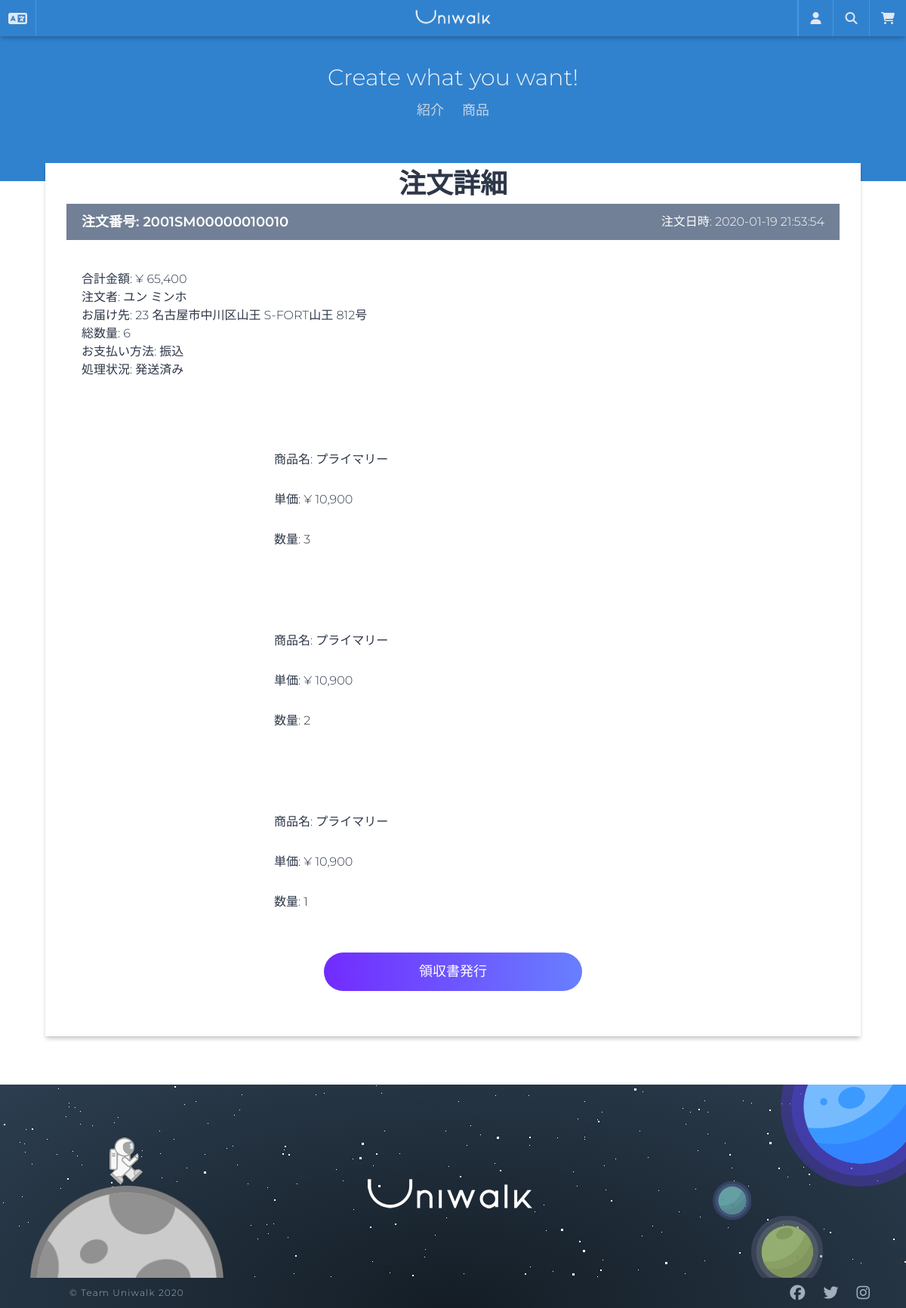
/orders/detail/2001SM00000010010/, run on the app's committed database.
### orders/models.py (models this page shows, shortened)
class Order(models.Model):
    PAYMENT_CARD = "P1"
    PAYMENT_TRANSFER = "P2"
    PAYMENT_CHOICES = ((PAYMENT_CARD, _("クレジットカード")), (PAYMENT_TRANSFER, _("振込")))
    user = models.ForeignKey(
        "users.User",
        related_name="order",
        verbose_name=_("ユーザー"),
        on_delete=models.SET_NULL,
        blank=True,
        null=True,
    )
    guest = models.ForeignKey(
        "users.Guest",
        related_name="order",
        verbose_name=_("ゲスト"),
        on_delete=models.SET_NULL,
        blank=True,
        null=True,
    )
    last_name_recipient = models.CharField(_("姓(ご請求書先)"), max_length=30)
    first_name_recipient = models.CharField(_("名(ご請求書先)"), max_length=30)
    last_name_recipient_kana = models.CharField(_("姓(ご請求書先,カナ)"), max_length=30)
    first_name_recipient_kana = models.CharField(_("名(ご請求書先,カナ)"), max_length=30)
    phone_number_recipient = PhoneNumberField(_("電話番号(ご請求書先)"), max_length=15)
    postal_code_recipient = models.CharField(_("郵便番号(ご請求書先)"), max_length=7)
    prefecture_recipient = JPPrefectureField(_("都道府県(ご請求書先)"), max_length=2)
    address_city_recipient = models.CharField(_("市区町村(ご請求書先)"), max_length=40)
    address_detail_recipient = models.CharField(_("建物名・部屋番号(ご請求書先)"), max_length=40)
    last_name_orderer = models.CharField(_("姓(お届け先)"), max_length=30)
    first_name_orderer = models.CharField(_("名(お届け先)"), max_length=30)
    last_name_orderer_kana = models.CharField(_("姓(カナ, お届け先)"), max_length=30)
    first_name_orderer_kana = models.CharField(_("名(カナ, お届け先)"), max_length=30)
    phone_number_orderer = PhoneNumberField(_("電話番号(お届け先)"), max_length=15)
    postal_code_orderer = models.CharField(_("郵便番号(お届け先)"), max_length=7)
    prefecture_orderer = JPPrefectureField(_("都道府県(お届け先)"), max_length=2)
    address_city_orderer = models.CharField(_("市区町村(お届け先)"), max_length=40)
    address_detail_orderer = models.CharField(_("建物名・部屋番号(お届け先)"), max_length=40)
    order_date = models.DateTimeField(_("注文日時"), auto_now_add=True)
    payment = models.CharField(_("支払方法"), max_length=2, choices=PAYMENT_CHOICES)
    stripe_charge_id = models.CharField(max_length=50, blank=True, null=True)
    step = models.ForeignKey(
        "Step",
        related_name="order",
        verbose_name=_("対応状況"),
        on_delete=models.SET_NULL,
        blank=True,
        null=True,
    )
    amount = models.DecimalField(_("支払総額"), decimal_places=0, max_digits=10)
    order_number = models.CharField(
        max_length=40, default=create_order_number, blank=True, null=True
    )
    order_code = models.CharField(_("注文番号"), max_length=40, blank=True, null=True)
    class Meta:
        ordering = ("-order_date",)
        verbose_name = _("注文")
        verbose_name_plural = _("注文")
    def count_items_all(self):
        count = 0
        for order_item in self.order_items.all():
            count += order_item.quantity
        return count

class OrderItem(models.Model):
    order = models.ForeignKey(
        "Order",
        verbose_name=_("注文アイテム"),
        related_name="order_items",
        on_delete=models.CASCADE,
    )
    product = models.ForeignKey(
        "products.Product",
        verbose_name=_("商品"),
        related_name="order_items",
        on_delete=models.SET_NULL,
        null=True,
        blank=True,
    )
    quantity = models.IntegerField(_("数量"))
    price = models.DecimalField(_("単価"), decimal_places=0, max_digits=6)
    front = models.ImageField(_("正面"), upload_to="orders")
    side = models.ImageField(_("側面"), upload_to="orders")
    up = models.ImageField(_("上面"), upload_to="orders")
    down = models.ImageField(_("下面"), upload_to="orders")
    customize_code = models.CharField(_("カスタマイズデザインコード"), max_length=11)

class Step(models.Model):
    step_code = models.CharField(max_length=3)
    step_name = models.CharField(max_length=20)
    def __str__(self):
        return self.step_name
    class Meta:
        ordering = ("step_code",)
        verbose_name = _("対応")
        verbose_name_plural = _("対応")

### products/models.py (models this page shows, shortened)
class Product(core_models.TimeStampedModel):
    name = models.CharField(_("商品名"), max_length=50)
    category = models.ForeignKey(
        "Category",
        verbose_name=_("商品カテゴリー"),
        related_name="product",
        on_delete=models.CASCADE,
    )
    price = models.DecimalField(_("価格"), decimal_places=0, max_digits=6)
    description = models.TextField(_("詳細説明"))
    is_active = models.BooleanField(_("販売中"), null=False, default=True)
    product_number = models.CharField(
        _("番号"), max_length=40, default=create_product_code, blank=True, null=True
    )
    product_code = models.CharField(_("商品番号"), max_length=40, blank=True, null=True)
    def __str__(self):
        return self.name
    def total_rating(self):
        all_reviews = self.reviews.all()
        all_ratings = 0
        if len(all_reviews) > 0:
            for review in all_reviews:
                all_ratings += review.rate
            return round(all_ratings / len(all_reviews), 2)
        return 0
    total_rating.short_description = _("評点")
    class Meta:
        ordering = ("-created",)
        verbose_name = _("商品")
        verbose_name_plural = _("商品")

### orders/views.py (the view, shortened to what this page needs)
# urls.py: path("detail/<str:order_code>/", views.OrderDetailView.as_view(), name="detail"),
class OrderDetailView(DetailView):
    template_name = "orders/search-order-detail.html"
    context_object_name = "order"
    slug_field = 'order_code'
    slug_url_kwarg = 'order_code'
    def get_queryset(self):
        order_code = self.kwargs.get("order_code")
        try:
            return models.Order.objects.filter(order_code=order_code)
        except models.Order.DoesNotExist:
            return None

### carts/context_processors.py (called while the page is built)
def counter(request):
    item_count = 0
    if "admin" in request.META["PATH_INFO"]:
        return {}
    else:
        try:
            cart = Cart.objects.get(session_key=_session_key(request))
            cart_items = CartItem.objects.all().filter(cart=cart, active=True)
            for cart_item in cart_items:
                item_count += cart_item.quantity
        except Cart.DoesNotExist:
            item_count = 0
    return dict(item_count=item_count)

### carts/views.py (called while the page is built)
def _session_key(request):
    cart = request.session.session_key
    if not cart:
        cart = request.session.create()
    return cart

### templates/orders/search-order-detail.html (shortened to what this page needs)
{% extends "base.html" %}
{% load i18n humanize %}
{% block content %}
<div class="container mx-auto mt-10">
    <h2 class="text-center text-4xl font-bold">
        {% trans '注文詳細' %}
    </h2>
    <div class="container mx-auto flex">
        <div class="w-full mb-10 overflow-hidden shadow-md">
            <form method="POST" class="w-full h-full">
                <div class="w-full flex items-center justify-between bg-gray-600 h-12 text-white px-5">
                    <h3 class="font-semibold text-lg">注文番号: {{ order.order_code }}</h3>
                    <span class="">注文日時: {{ order.order_date|date:'Y-m-d H:i:s' }}</span>
                </div>
                <div class="flex flex-no-wrap py-10 px-5">
                    <div class="w-3/4 flex flex-col justify-around">
                        <div>合計金額: &yen; {{ order.amount | intcomma }}</div>
                        <div>注文者: {{ order.last_name_orderer }} {{ order.first_name_orderer }}</div>
                        <div>お届け先: {{ order.get_prefecture_recipient_display }} {{ order.address_city_recipient }}
                            {{ order.address_detail_recipient }}</div>
                        <div>総数量: {{ order.count_items_all }}</div>
                        <div>お支払い方法: {{ order.get_payment_display }}</div>
                        <div>処理状況: {{ order.step }}</div>
                    </div>
                </div>
                {% for order_item in order.order_items.all %}
                <div class="flex flex-no-wrap py-10 px-5">
                    <div style="background-image: url('{{ order_item.front.url }}');"
                        class="w-1/4 h-40 bg-cover bg-center mr-3">
                    </div>
                    <div class="w-3/4 flex flex-col justify-around">
                        <div>商品名: {{ order_item.product }}</div>
                        <div>単価: &yen; {{ order_item.price | intcomma }}</div>
                        <div>数量: {{ order_item.quantity }}</div>
                    </div>
                </div>
                {% endfor %}
                <div class="w-full flex justify-around mb-5">
                    {% if order.step.step_code != "T01" and order.step.step_code != "T02" and order.step.step_code != "T99" %}
                    <a href="{% url 'orders:receipt' order.order_code %}"
                        class="btn bg-red-500 text-white w-1/3 p-3">{% trans '領収書発行' %}</a>
                    {% endif %}
                </div>
            </form>
        </div>
    </div>
</div>
{% endblock content %}

### data on the page
Order: order_code "2001SM00000010010", order_date "2020-01-19 21:53:54", amount "65,400", last_name_orderer "ユン", first_name_orderer "ミンホ", prefecture_recipient "23", address_city_recipient "名古屋市中川区山王", address_detail_recipient "S-FORT山王 812号", count_items_all "6", payment "振込", step "発送済み"
OrderItem: product "プライマリー", price "10,900", quantity "3"
OrderItem: product "プライマリー", price "10,900", quantity "2"
OrderItem: product "プライマリー", price "10,900", quantity "1"
